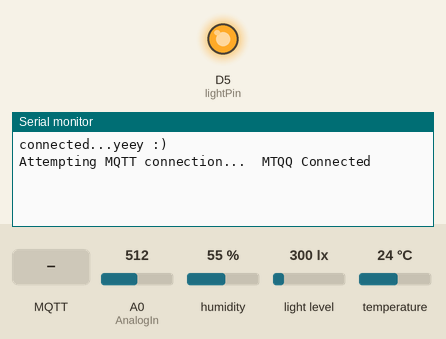
A sketch run on a simulated ESP8266 (Wemos D1 mini). Shown: output pins drawn as LEDs (lit = HIGH), the last lines printed to the serial monitor. The test bench sets the inputs (shaded band); at power-on: humidity 55 %, light level 300 lx, temperature 24 °C, A0 (AnalogIn) = 512. WiFi joins after 1.5 s; servers stay silent unless stated; no MQTT or app messages arrive unless stated; pins used as bus, display or sensor lines are not drawn.

Above: at 7.8 s.
7.9 s: MQTT message "1" arrives on the first subscribed topic
11.1 s: humidity set to 22 %
At 15.4 s:
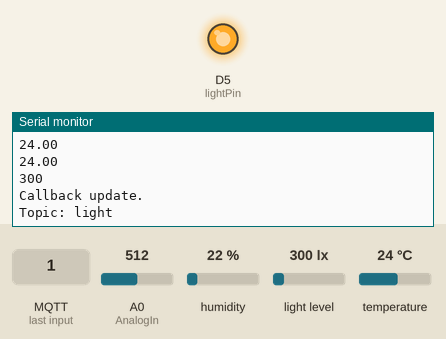
16.1 s: light level set to 40 lx
At 18.1 s:
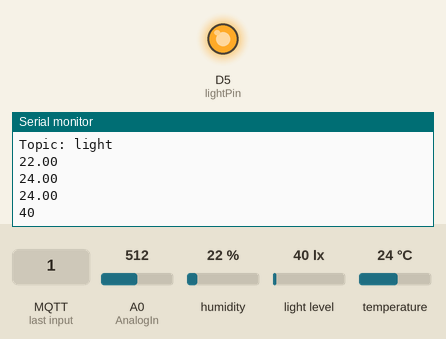
19.1 s: temperature set to 12 °C
22.1 s: light level set to 500 lx
25.1 s: humidity set to 40 %
At 27.1 s:
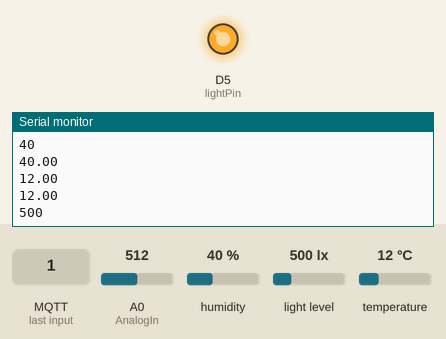
Timing chart, 0 to 28.6 s (numbered marks = the images above; inputs shaded):
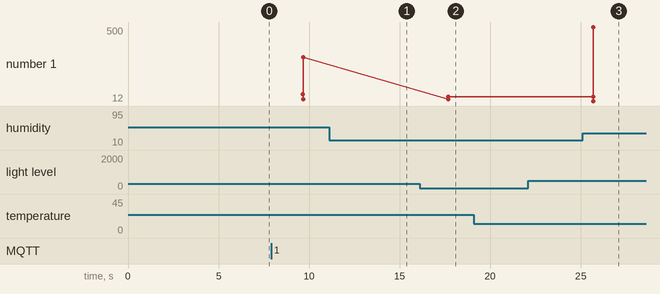

The sketch:

nodemcu_sensor_node_mqttpublish.ino
```cpp
/**
  IoT Sensor Node for any Sensor - Nodemcu code

  Name: my_multiply_doc
  Purpose: Here we use low power Node MSU esp8266 and following sensors
           AM2301 Humidity and Temperature sensor, BH1750FVI Light sensor, Soil moisture sensor
  @author Akila Wickey
  @version 1.0 05/01/18

   Light sensor BH1750FVI       VCC  –  Wemos 3.3v
                                GND – Wemos Gnd
                                SCL – Wemos D1
                                SDA – Wemos D2

   Soil sensor BH1750FVI        VCC  –  Wemos 3.3v
                                GND – Wemos Gnd
                                A0 – Wemos A0

   AM2301 temp humidity sensor  VCC  –  Wemos 3.3v
                                GND – Wemos Gnd
                                Digital pin  – Wemos D5

*/
#include <Wire.h>
#include <PubSubClient.h>
#include <ESP8266WiFi.h>
#include <DNSServer.h>
#include <ESP8266WebServer.h>
#include <WiFiManager.h>          //https://github.com/tzapu/WiFiManager

#include <Wire.h>
#include <BH1750.h>

#include "DHTesp.h"
#ifdef ESP32
#pragma message(THIS EXAMPLE IS FOR ESP8266 ONLY!)
#error Select ESP8266 board.
#endif
DHTesp dht;
//#define LIGHT_sensor D3
BH1750 lightMeter;

void callback(char* topic, byte* payload, unsigned int length);
//EDIT THESE LINES TO MATCH YOUR SETUP
#define MQTT_SERVER "MQ IP"

const int lightPin = D5;

char* lightTopic   = "light";
char* tempTopic   = "temp";
char* humTopic   = "hum";
char* soilTopic   = "soil";

char charBuf_temp[50];
char charBuf_hum[50];
char charBuf_light[50];
char charBuf_soil[50];

// We will take analog input from A0 pin
const int AnalogIn     = A0;

WiFiClient wifiClient;

PubSubClient client(MQTT_SERVER, 1883, callback, wifiClient);

void setup() {
  //initialize the light as an output and set to LOW (off)
  pinMode(lightPin, OUTPUT);
  digitalWrite(lightPin, HIGH);

  //start the serial line for debugging
  Serial.begin(115200);

  WiFiManager wifiManager;
  wifiManager.setTimeout(180);

  //fetches ssid and pass and tries to connect
  //if it does not connect it starts an access point with the specified name
  //and goes into a blocking loop awaiting configuration
  wifiManager.setAPCallback(configModeCallback);

  Serial.println("connected...yeey :)");

  delay(100);

   if(!wifiManager.autoConnect()) {
      Serial.println("failed to connect and hit timeout");
      //reset and try again, or maybe put it to deep sleep
      ESP.reset();
      delay(1000);
    }

  //wait a bit before starting the main loop
  delay(5000);
  dht.setup(D5, DHTesp::DHT22); // Connect DHT sensor to GPIO 17

  Wire.begin(); //light sensor SCL and SDA
  lightMeter.begin();

}

void loop(){

  //reconnect if connection is lost
  if (!client.connected() && WiFi.status() == 3) {reconnect();}

  //maintain MQTT connection
  client.loop();

  //MUST delay to allow ESP8266 WIFI functions to run
  delay(1000);
  delay(dht.getMinimumSamplingPeriod());

  float h = dht.getHumidity();
  Serial.println(h);
  // Read temperature as Celsius (the default)
  float t = dht.getTemperature();
  Serial.println(t);
  // Read analog value, in this case a soil moisture
  int data = analogRead(AnalogIn);
  Serial.println(t);

  // get the light sensor values
  uint16_t lux = lightMeter.readLightLevel();
  Serial.println(lux);

  String humchar = String(h);
  String tempchar = String(t);
  String soilchar = String(data);
  String lightchar = String(lux);

  humchar.toCharArray(charBuf_hum, 50);
  tempchar.toCharArray(charBuf_temp, 50);
  soilchar.toCharArray(charBuf_soil, 50);
  lightchar.toCharArray(charBuf_light, 50);

//  Serial.println(charBuf_temp+ ' '+tempchar+' '+soilchar+ ' ' + lightchar);
//  client.publish(nodeTopic, "node/badulla/1/test");
  client.publish(tempTopic, charBuf_temp);
  client.publish(humTopic, charBuf_hum);
  client.publish(soilTopic, charBuf_soil);
  client.publish(lightTopic, charBuf_light);

  delay(5000);

}

void callback(char* topic, byte* payload, unsigned int length) {

  //convert topic to string to make it easier to work with
  String topicStr = topic;

  //Print out some debugging info
  Serial.println("Callback update.");
  Serial.print("Topic: ");
  Serial.println(topicStr);

}

void configModeCallback (WiFiManager *myWiFiManager) {
  Serial.println("Entered config mode");
  Serial.println(WiFi.softAPIP());

  Serial.println(myWiFiManager->getConfigPortalSSID());
}

void reconnect() {

  //attempt to connect to the wifi if connection is lost
  if(WiFi.status() != WL_CONNECTED){
    //debug printing
    Serial.print("Connecting to ");
//    Serial.println(ssid);

    //loop while we wait for connection
    while (WiFi.status() != WL_CONNECTED) {
      delay(500);
      Serial.print(".");
    }

    //print out some more debug once connected
    Serial.println("");
    Serial.println("WiFi connected");
    Serial.println("IP address: ");
    Serial.println(WiFi.localIP());

  }

  //make sure we are connected to WIFI before attemping to reconnect to MQTT
  if(WiFi.status() == WL_CONNECTED){
  // Loop until we're reconnected to the MQTT server
    while (!client.connected()) {
      Serial.print("Attempting MQTT connection...");

      // Generate client name based on MAC address and last 8 bits of microsecond counter
      String clientName;
      clientName += "esp8266-";
      uint8_t mac[6];
      WiFi.macAddress(mac);
      clientName += macToStr(mac);

      //if connected, subscribe to the topic(s) we want to be notified about
      if (client.connect((char*) clientName.c_str())) {
        Serial.print("\tMTQQ Connected");
        client.subscribe(lightTopic);

      }

      //otherwise print failed for debugging
      else{Serial.println("\tFailed."); abort();}
    }
  }
}

//generate unique name from MAC addr
String macToStr(const uint8_t* mac){

  String result;

  for (int i = 0; i < 6; ++i) {
    result += String(mac[i], 16);

    if (i < 5){
      result += ':';
    }
  }

  return result;
}
```

Measured:
- after the input at 16.1 s, the serial monitor: prints a new line after 1.6 s (image 2)
- after the input at 25.1 s, the serial monitor: prints a new line after 0.59 s (image 3)
- plotted number 1: 300 → 40 after the input at 16.1 s
